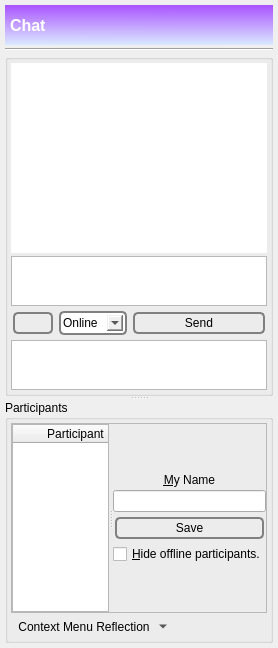
      <widget class="QWidget" name="tab_chat">
       <attribute name="icon">
        <iconset>
         <normaloff>:/nuvola/chat_t.png</normaloff>:/nuvola/chat_t.png</iconset>
       </attribute>
       <attribute name="title">
        <string/>
       </attribute>
       <attribute name="toolTip">
        <string>Chat</string>
       </attribute>
       <layout class="QVBoxLayout" name="verticalLayout_18">
        <property name="spacing">
         <number>5</number>
        </property>
        <property name="leftMargin">
         <number>5</number>
        </property>
        <property name="topMargin">
         <number>5</number>
        </property>
        <property name="rightMargin">
         <number>5</number>
        </property>
        <property name="bottomMargin">
         <number>5</number>
        </property>
        <item>
         <widget class="QWidget" name="layouttab" native="true">
          <property name="sizePolicy">
           <sizepolicy hsizetype="Expanding" vsizetype="Expanding">
            <horstretch>0</horstretch>
            <verstretch>0</verstretch>
           </sizepolicy>
          </property>
          <layout class="QVBoxLayout" name="verticalLayout_72">
           <property name="spacing">
            <number>3</number>
           </property>
           <property name="leftMargin">
            <number>0</number>
           </property>
           <property name="topMargin">
            <number>0</number>
           </property>
           <property name="rightMargin">
            <number>0</number>
           </property>
           <property name="bottomMargin">
            <number>0</number>
           </property>
           <item>
            <widget class="QLabel" name="label_26">
             <property name="minimumSize">
              <size>
               <width>0</width>
               <height>40</height>
              </size>
             </property>
             <property name="font">
              <font>
               <pointsize>12</pointsize>
               <weight>75</weight>
               <bold>true</bold>
              </font>
             </property>
             <property name="autoFillBackground">
              <bool>false</bool>
             </property>
             <property name="styleSheet">
              <string notr="true">background-color: qlineargradient(spread:reflect, x1:0.023, y1:0.988636, x2:0.028, y2:0.011, stop:0 rgba(218, 232, 255, 255), stop:1 rgba(170, 85, 255, 255));

color: rgb(255, 255, 255);


</string>
             </property>
             <property name="text">
              <string>Chat</string>
             </property>
             <property name="margin">
              <number>0</number>
             </property>
             <property name="indent">
              <number>5</number>
             </property>
            </widget>
           </item>
           <item>
            <widget class="Line" name="line_7">
             <property name="orientation">
              <enum>Qt::Horizontal</enum>
             </property>
            </widget>
           </item>
           <item>
            <widget class="QSplitter" name="splitter_4">
             <property name="sizePolicy">
              <sizepolicy hsizetype="Preferred" vsizetype="Expanding">
               <horstretch>0</horstretch>
               <verstretch>0</verstretch>
              </sizepolicy>
             </property>
             <property name="orientation">
              <enum>Qt::Vertical</enum>
             </property>
             <property name="childrenCollapsible">
              <bool>false</bool>
             </property>
             <widget class="QSplitter" name="splitter_5">
              <property name="orientation">
               <enum>Qt::Vertical</enum>
              </property>
              <property name="childrenCollapsible">
               <bool>false</bool>
              </property>
              <widget class="QGroupBox" name="groupBox">
               <property name="title">
                <string/>
               </property>
               <layout class="QVBoxLayout" name="verticalLayout_14">
                <property name="spacing">
                 <number>3</number>
                </property>
                <property name="leftMargin">
                 <number>3</number>
                </property>
                <property name="topMargin">
                 <number>3</number>
                </property>
                <property name="rightMargin">
                 <number>3</number>
                </property>
                <property name="bottomMargin">
                 <number>3</number>
                </property>
                <item>
                 <widget class="QTextBrowser" name="messages">
                  <property name="autoFillBackground">
                   <bool>false</bool>
                  </property>
                  <property name="frameShape">
                   <enum>QFrame::NoFrame</enum>
                  </property>
                  <property name="tabChangesFocus">
                   <bool>true</bool>
                  </property>
                  <property name="html">
                   <string>&lt;!DOCTYPE HTML PUBLIC &quot;-//W3C//DTD HTML 4.0//EN&quot; &quot;http://www.w3.org/TR/REC-html40/strict.dtd&quot;&gt;
&lt;html&gt;&lt;head&gt;&lt;meta name=&quot;qrichtext&quot; content=&quot;1&quot; /&gt;&lt;style type=&quot;text/css&quot;&gt;
p, li { white-space: pre-wrap; }
&lt;/style&gt;&lt;/head&gt;&lt;body style=&quot; font-family:'Sans Serif'; font-size:9pt; font-weight:400; font-style:normal;&quot;&gt;
&lt;p style=&quot;-qt-paragraph-type:empty; margin-top:0px; margin-bottom:0px; margin-left:0px; margin-right:0px; -qt-block-indent:0; text-indent:0px; font-family:'MS Shell Dlg 2'; font-size:8pt;&quot;&gt;&lt;br /&gt;&lt;/p&gt;&lt;/body&gt;&lt;/html&gt;</string>
                  </property>
                  <property name="openExternalLinks">
                   <bool>true</bool>
                  </property>
                  <property name="openLinks">
                   <bool>false</bool>
                  </property>
                 </widget>
                </item>
                <item>
                 <widget class="spoton_textedit" name="message">
                  <property name="maximumSize">
                   <size>
                    <width>16777215</width>
                    <height>50</height>
                   </size>
                  </property>
                  <property name="styleSheet">
                   <string notr="true">background-color: qlineargradient(x1: 0, y1: 0, x2: 0, y2: 1,
                                   stop: 0 #ffffc3, stop: 1 #FFFFFF);


</string>
                  </property>
                  <property name="tabChangesFocus">
                   <bool>true</bool>
                  </property>
                  <property name="acceptRichText">
                   <bool>false</bool>
                  </property>
                 </widget>
                </item>
                <item>
                 <layout class="QHBoxLayout" name="horizontalLayout_62gb">
                  <property name="spacing">
                   <number>2</number>
                  </property>
                  <item>
                   <widget class="QPushButton" name="clearMessages">
                    <property name="toolTip">
                     <string>Clear chat.</string>
                    </property>
                    <property name="styleSheet">
                     <string notr="true">QPushButton {
 border: 2px solid gray;
 background-color: qlineargradient(x1: 0, y1: 0, x2: 0, y2: 1,
                                   stop: 0 #E0E0E0, stop: 1 #FFFFFF);
 border-radius: 5px;
 margin: 2px;
 padding: 2px;
 }



QPushButton:hover { 
background-color: qlineargradient(x1: 0, y1: 0, x2: 0, y2: 1,
                                   stop: 0 rgb(254,229,172), stop: 1 #FFFFFF);
background-position: top center; } 

QPushButton:pressed {
     background-color: darkgrey;
     border-style: inset;
 }</string>
                    </property>
                    <property name="text">
                     <string/>
                    </property>
                    <property name="icon">
                     <iconset resource="../Icons/icons.qrc">
                      <normaloff>:/nuvola/clear.png</normaloff>:/nuvola/clear.png</iconset>
                    </property>
                    <property name="iconSize">
                     <size>
                      <width>40</width>
                      <height>40</height>
                     </size>
                    </property>
                    <property name="flat">
                     <bool>false</bool>
                    </property>
                   </widget>
                  </item>
                  <item>
                   <widget class="QComboBox" name="status">
                    <property name="toolTip">
                     <string>Set your status.</string>
                    </property>
                    <property name="styleSheet">
                     <string notr="true">QComboBox#status {
 border: 2px solid gray;
 background-color: qlineargradient(x1: 0, y1: 0, x2: 0, y2: 1,
                                   stop: 0 #E0E0E0, stop: 1 #FFFFFF);
 border-radius: 5px;
 margin: 2px;
 padding: 2px;
 
 }


QComboBox#status:hover { 
background-color: qlineargradient(x1: 0, y1: 0, x2: 0, y2: 1,
                                   stop: 0 rgb(254,229,172), stop: 1 #FFFFFF);
background-position: top center; } </string>
                    </property>
                    <property name="currentIndex">
                     <number>4</number>
                    </property>
                    <property name="maxCount">
                     <number>2100</number>
                    </property>
                    <property name="sizeAdjustPolicy">
                     <enum>QComboBox::AdjustToContents</enum>
                    </property>
                    <property name="iconSize">
                     <size>
                      <width>20</width>
                      <height>40</height>
                     </size>
                    </property>
                    <item>
                     <property name="text">
                      <string>Away</string>
                     </property>
                     <property name="icon">
                      <iconset resource="../Icons/icons.qrc">
                       <normaloff>:/nuvola/away.png</normaloff>:/nuvola/away.png</iconset>
                     </property>
                    </item>
                    <item>
                     <property name="text">
                      <string>Busy</string>
                     </property>
                     <property name="icon">
                      <iconset resource="../Icons/icons.qrc">
                       <normaloff>:/nuvola/busy.png</normaloff>:/nuvola/busy.png</iconset>
                     </property>
                    </item>
                    <item>
                     <property name="text">
                      <string>Custom</string>
                     </property>
                     <property name="icon">
                      <iconset resource="../Icons/icons.qrc">
                       <normaloff>:/nuvola/chat.png</normaloff>:/nuvola/chat.png</iconset>
                     </property>
                    </item>
                    <item>
                     <property name="text">
                      <string>Offline</string>
                     </property>
                     <property name="icon">
                      <iconset resource="../Icons/icons.qrc">
                       <normaloff>:/nuvola/offline.png</normaloff>:/nuvola/offline.png</iconset>
                     </property>
                    </item>
                    <item>
                     <property name="text">
                      <string>Online</string>
                     </property>
                     <property name="icon">
                      <iconset resource="../Icons/icons.qrc">
                       <normaloff>:/nuvola/online.png</normaloff>:/nuvola/online.png</iconset>
                     </property>
                    </item>
                   </widget>
                  </item>
                  <item>
                   <widget class="QPushButton" name="sendMessage">
                    <property name="sizePolicy">
                     <sizepolicy hsizetype="Expanding" vsizetype="Fixed">
                      <horstretch>0</horstretch>
                      <verstretch>0</verstretch>
                     </sizepolicy>
                    </property>
                    <property name="toolTip">
                     <string>&lt;html&gt;&lt;head/&gt;&lt;body&gt;&lt;p&gt;Send the message.&lt;/p&gt;&lt;/body&gt;&lt;/html&gt;</string>
                    </property>
                    <property name="styleSheet">
                     <string notr="true">QPushButton {
 border: 2px solid gray;
 background-color: qlineargradient(x1: 0, y1: 0, x2: 0, y2: 1,
                                   stop: 0 #E0E0E0, stop: 1 #FFFFFF);
 border-radius: 5px;
 margin: 2px;
 padding: 2px;
 }



QPushButton:hover { 
background-color: qlineargradient(x1: 0, y1: 0, x2: 0, y2: 1,
                                   stop: 0 rgb(254,229,172), stop: 1 #FFFFFF);
background-position: top center; } 

QPushButton:pressed {
     background-color: darkgrey;
     border-style: inset;
 }</string>
                    </property>
                    <property name="text">
                     <string>Send</string>
                    </property>
                    <property name="icon">
                     <iconset resource="../Icons/icons.qrc">
                      <normaloff>:/nuvola/ok.png</normaloff>:/nuvola/ok.png</iconset>
                    </property>
                    <property name="iconSize">
                     <size>
                      <width>40</width>
                      <height>40</height>
                     </size>
                    </property>
                   </widget>
                  </item>
                 </layout>
                </item>
                <item>
                 <widget class="QTextEdit" name="custom">
                  <property name="maximumSize">
                   <size>
                    <width>16777215</width>
                    <height>50</height>
                   </size>
                  </property>
                  <property name="toolTip">
                   <string>Please provide a status message.</string>
                  </property>
                  <property name="tabChangesFocus">
                   <bool>true</bool>
                  </property>
                  <property name="acceptRichText">
                   <bool>false</bool>
                  </property>
                 </widget>
                </item>
               </layout>
              </widget>
             </widget>
             <widget class="QGroupBox" name="groupBox_11">
              <property name="title">
               <string>Participants</string>
              </property>
              <layout class="QVBoxLayout" name="verticalLayout_73">
               <property name="spacing">
                <number>3</number>
               </property>
               <property name="leftMargin">
                <number>3</number>
               </property>
               <property name="topMargin">
                <number>3</number>
               </property>
               <property name="rightMargin">
                <number>3</number>
               </property>
               <property name="bottomMargin">
                <number>3</number>
               </property>
               <item>
                <widget class="QSplitter" name="chatHorizontalSplitter">
                 <property name="frameShape">
                  <enum>QFrame::StyledPanel</enum>
                 </property>
                 <property name="frameShadow">
                  <enum>QFrame::Raised</enum>
                 </property>
                 <property name="lineWidth">
                  <number>7</number>
                 </property>
                 <property name="orientation">
                  <enum>Qt::Horizontal</enum>
                 </property>
                 <widget class="QTableWidget" name="participants">
                  <property name="toolTip">
                   <string>Double-click a friend for a pop-up window.</string>
                  </property>
                  <property name="verticalScrollBarPolicy">
                   <enum>Qt::ScrollBarAsNeeded</enum>
                  </property>
                  <property name="horizontalScrollBarPolicy">
                   <enum>Qt::ScrollBarAlwaysOff</enum>
                  </property>
                  <property name="selectionBehavior">
                   <enum>QAbstractItemView::SelectRows</enum>
                  </property>
                  <property name="verticalScrollMode">
                   <enum>QAbstractItemView::ScrollPerPixel</enum>
                  </property>
                  <property name="horizontalScrollMode">
                   <enum>QAbstractItemView::ScrollPerPixel</enum>
                  </property>
                  <property name="showGrid">
                   <bool>true</bool>
                  </property>
                  <property name="gridStyle">
                   <enum>Qt::DotLine</enum>
                  </property>
                  <property name="sortingEnabled">
                   <bool>true</bool>
                  </property>
                  <attribute name="horizontalHeaderDefaultSectionSize">
                   <number>125</number>
                  </attribute>
                  <attribute name="horizontalHeaderMinimumSectionSize">
                   <number>125</number>
                  </attribute>
                  <attribute name="horizontalHeaderStretchLastSection">
                   <bool>true</bool>
                  </attribute>
                  <attribute name="verticalHeaderVisible">
                   <bool>false</bool>
                  </attribute>
                  <column>
                   <property name="text">
                    <string>Participant</string>
                   </property>
                  </column>
                  <column>
                   <property name="text">
                    <string>OID</string>
                   </property>
                  </column>
                  <column>
                   <property name="text">
                    <string>neighbor_oid</string>
                   </property>
                  </column>
                  <column>
                   <property name="text">
                    <string>public_key_hash</string>
                   </property>
                  </column>
                  <column>
                   <property name="text">
                    <string>Status</string>
                   </property>
                  </column>
                  <column>
                   <property name="text">
                    <string>Last Status Change</string>
                   </property>
                  </column>
                  <column>
                   <property name="text">
                    <string>Gemini</string>
                   </property>
                   <property name="toolTip">
                    <string>AES-256 Encryption Key</string>
                   </property>
                  </column>
                  <column>
                   <property name="text">
                    <string>Gemini MAC</string>
                   </property>
                   <property name="toolTip">
                    <string>SHA-512 Hash Key</string>
                   </property>
                  </column>
                  <column>
                   <property name="text">
                    <string>Forward Secrecy Information</string>
                   </property>
                  </column>
                 </widget>
                 <widget class="QWidget" name="layoutWidget1_2">
                  <layout class="QVBoxLayout" name="verticalLayout_74">
                   <property name="spacing">
                    <number>3</number>
                   </property>
                   <item>
                    <widget class="Line" name="line_17">
                     <property name="sizePolicy">
                      <sizepolicy hsizetype="Fixed" vsizetype="Expanding">
                       <horstretch>0</horstretch>
                       <verstretch>0</verstretch>
                      </sizepolicy>
                     </property>
                     <property name="lineWidth">
                      <number>0</number>
                     </property>
                     <property name="orientation">
                      <enum>Qt::Vertical</enum>
                     </property>
                    </widget>
                   </item>
                   <item>
                    <widget class="QLabel" name="label_5">
                     <property name="text">
                      <string>&amp;My Name</string>
                     </property>
                     <property name="alignment">
                      <set>Qt::AlignCenter</set>
                     </property>
                     <property name="buddy">
                      <cstring>nodeName</cstring>
                     </property>
                    </widget>
                   </item>
                   <item>
                    <widget class="QLineEdit" name="nodeName">
                     <property name="alignment">
                      <set>Qt::AlignCenter</set>
                     </property>
                    </widget>
                   </item>
                   <item>
                    <widget class="QPushButton" name="saveNodeName">
                     <property name="toolTip">
                      <string>Save my name.</string>
                     </property>
                     <property name="styleSheet">
                      <string notr="true">QPushButton {
 border: 2px solid gray;
 background-color: qlineargradient(x1: 0, y1: 0, x2: 0, y2: 1,
                                   stop: 0 #E0E0E0, stop: 1 #FFFFFF);
 border-radius: 5px;
 margin: 2px;
 padding: 2px;
 }


QPushButton:hover { 
background-color: qlineargradient(x1: 0, y1: 0, x2: 0, y2: 1,
                                   stop: 0 rgb(254,229,172), stop: 1 #FFFFFF);
background-position: top center; } 

QPushButton:pressed {
     background-color: darkgrey;
     border-style: inset;
 }
</string>
                     </property>
                     <property name="text">
                      <string>Save</string>
                     </property>
                     <property name="icon">
                      <iconset resource="../Icons/icons.qrc">
                       <normaloff>:/nuvola/ok.png</normaloff>:/nuvola/ok.png</iconset>
                     </property>
                    </widget>
                   </item>
                   <item>
                    <widget class="QCheckBox" name="hideOfflineParticipants">
                     <property name="text">
                      <string>&amp;Hide offline participants.</string>
                     </property>
                    </widget>
                   </item>
                   <item>
                    <widget class="Line" name="line_14">
                     <property name="sizePolicy">
                      <sizepolicy hsizetype="Fixed" vsizetype="Expanding">
                       <horstretch>0</horstretch>
                       <verstretch>0</verstretch>
                      </sizepolicy>
                     </property>
                     <property name="lineWidth">
                      <number>0</number>
                     </property>
                     <property name="orientation">
                      <enum>Qt::Vertical</enum>
                     </property>
                    </widget>
                   </item>
                  </layout>
                 </widget>
                </widget>
               </item>
               <item>
                <widget class="QToolButton" name="chatActionMenu">
                 <property name="toolTip">
                  <string>Right-mouse context menu as a button for tablets.</string>
                 </property>
                 <property name="styleSheet">
                  <string notr="true">QPushButton {
 border: 2px solid gray;
 background-color: qlineargradient(x1: 0, y1: 0, x2: 0, y2: 1,
                                   stop: 0 #E0E0E0, stop: 1 #FFFFFF);
 border-radius: 5px;
 margin: 2px;
 padding: 2px;
 }


QPushButton:hover { 
background-color: qlineargradient(x1: 0, y1: 0, x2: 0, y2: 1,
                                   stop: 0 rgb(254,229,172), stop: 1 #FFFFFF);
background-position: top center; } 

QPushButton:pressed {
     background-color: darkgrey;
     border-style: inset;
 }
</string>
                 </property>
                 <property name="text">
                  <string>Context Menu Reflection</string>
                 </property>
                 <property name="icon">
                  <iconset resource="../Icons/icons.qrc">
                   <normaloff>:/generic/menu.png</normaloff>:/generic/menu.png</iconset>
                 </property>
                 <property name="popupMode">
                  <enum>QToolButton::MenuButtonPopup</enum>
                 </property>
                 <property name="autoRaise">
                  <bool>true</bool>
                 </property>
                </widget>
               </item>
              </layout>
             </widget>
            </widget>
           </item>
          </layout>
         </widget>
        </item>
       </layout>
      </widget>
